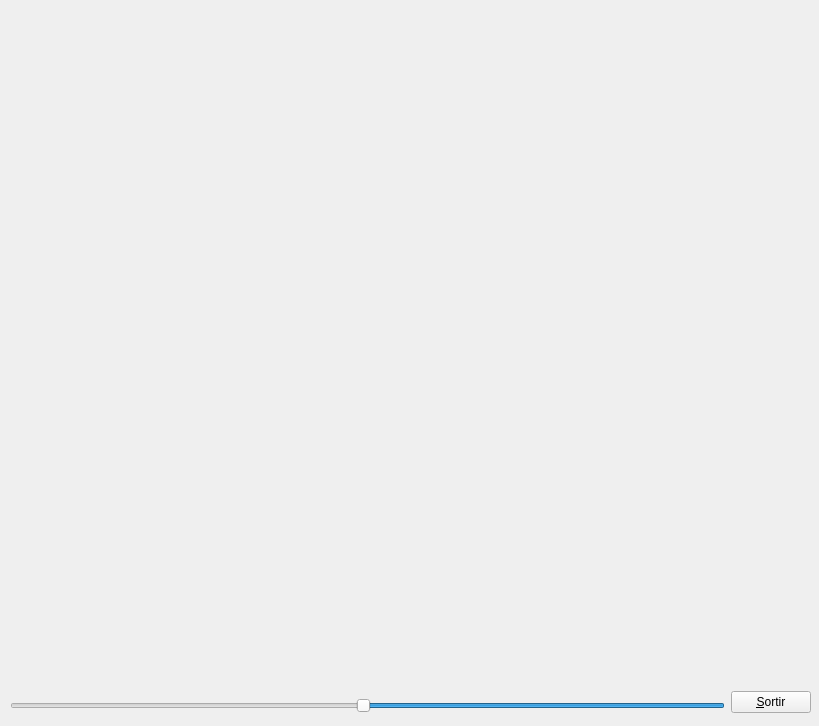
<?xml version="1.0" encoding="UTF-8"?>
<ui version="4.0">
 <class>MyForm</class>
 <widget class="QWidget" name="MyForm">
  <property name="geometry">
   <rect>
    <x>0</x>
    <y>0</y>
    <width>819</width>
    <height>726</height>
   </rect>
  </property>
  <property name="windowTitle">
   <string>Form</string>
  </property>
  <widget class="QWidget" name="layoutWidget">
   <property name="geometry">
    <rect>
     <x>10</x>
     <y>12</y>
     <width>801</width>
     <height>701</height>
    </rect>
   </property>
   <layout class="QHBoxLayout" name="horizontalLayout">
    <item>
     <layout class="QVBoxLayout" name="verticalLayout_2">
      <item>
       <widget class="MyGLWidget" name="widget" native="true">
        <property name="sizePolicy">
         <sizepolicy hsizetype="Expanding" vsizetype="Expanding">
          <horstretch>0</horstretch>
          <verstretch>0</verstretch>
         </sizepolicy>
        </property>
       </widget>
      </item>
      <item>
       <widget class="QSlider" name="horizontalSlider">
        <property name="singleStep">
         <number>1</number>
        </property>
        <property name="value">
         <number>50</number>
        </property>
        <property name="orientation">
         <enum>Qt::Horizontal</enum>
        </property>
        <property name="invertedAppearance">
         <bool>true</bool>
        </property>
        <property name="invertedControls">
         <bool>false</bool>
        </property>
       </widget>
      </item>
     </layout>
    </item>
    <item>
     <layout class="QVBoxLayout" name="verticalLayout">
      <item>
       <spacer name="verticalSpacer">
        <property name="orientation">
         <enum>Qt::Vertical</enum>
        </property>
        <property name="sizeHint" stdset="0">
         <size>
          <width>20</width>
          <height>40</height>
         </size>
        </property>
       </spacer>
      </item>
      <item>
       <widget class="QPushButton" name="pushButton">
        <property name="sizePolicy">
         <sizepolicy hsizetype="Fixed" vsizetype="Fixed">
          <horstretch>0</horstretch>
          <verstretch>0</verstretch>
         </sizepolicy>
        </property>
        <property name="text">
         <string>&amp;Sortir</string>
        </property>
       </widget>
      </item>
     </layout>
    </item>
   </layout>
  </widget>
 </widget>
 <customwidgets>
  <customwidget>
   <class>MyGLWidget</class>
   <extends>QWidget</extends>
   <header>MyGLWidget.h</header>
   <container>1</container>
   <slots>
    <signal>setRang(int,int)</signal>
    <signal>actualitzarAngle(int)</signal>
    <signal>actualitzaBarra(int)</signal>
    <slot>setValor(int)</slot>
    <slot>aplicarZoom(int)</slot>
   </slots>
  </customwidget>
 </customwidgets>
 <resources/>
 <connections>
  <connection>
   <sender>pushButton</sender>
   <signal>clicked()</signal>
   <receiver>MyForm</receiver>
   <slot>close()</slot>
   <hints>
    <hint type="sourcelabel">
     <x>809</x>
     <y>711</y>
    </hint>
    <hint type="destinationlabel">
     <x>839</x>
     <y>529</y>
    </hint>
   </hints>
  </connection>
  <connection>
   <sender>horizontalSlider</sender>
   <signal>valueChanged(int)</signal>
   <receiver>widget</receiver>
   <slot>setValor(int)</slot>
   <hints>
    <hint type="sourcelabel">
     <x>342</x>
     <y>706</y>
    </hint>
    <hint type="destinationlabel">
     <x>331</x>
     <y>672</y>
    </hint>
   </hints>
  </connection>
  <connection>
   <sender>widget</sender>
   <signal>actualitzarAngle(int)</signal>
   <receiver>horizontalSlider</receiver>
   <slot>setValue(int)</slot>
   <hints>
    <hint type="sourcelabel">
     <x>428</x>
     <y>624</y>
    </hint>
    <hint type="destinationlabel">
     <x>427</x>
     <y>699</y>
    </hint>
   </hints>
  </connection>
 </connections>
</ui>
